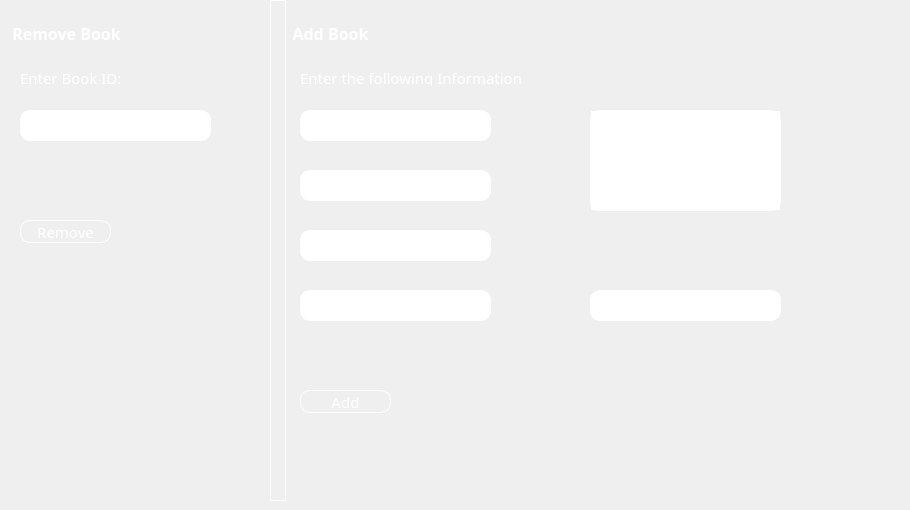
              <widget class="QWidget" name="tab_7">
               <attribute name="title">
                <string>Manage Books</string>
               </attribute>
               <widget class="QGroupBox" name="groupBox_20">
                <property name="geometry">
                 <rect>
                  <x>10</x>
                  <y>20</y>
                  <width>251</width>
                  <height>481</height>
                 </rect>
                </property>
                <property name="font">
                 <font>
                  <family>century gothic</family>
                  <pointsize>12</pointsize>
                  <weight>75</weight>
                  <bold>true</bold>
                 </font>
                </property>
                <property name="styleSheet">
                 <string notr="true">*{
color: rgb(255, 255, 255);
border: none;
background: rgba(0,0,0,.5);
font-family:century gothic;
fontsize:24px;
}

QLabel
{
	color:white;
	background: transparent;
}
</string>
                </property>
                <property name="title">
                 <string>Remove Book</string>
                </property>
                <property name="alignment">
                 <set>Qt::AlignLeading|Qt::AlignLeft|Qt::AlignTop</set>
                </property>
                <widget class="QLineEdit" name="first_13">
                 <property name="enabled">
                  <bool>true</bool>
                 </property>
                 <property name="geometry">
                  <rect>
                   <x>10</x>
                   <y>90</y>
                   <width>191</width>
                   <height>31</height>
                  </rect>
                 </property>
                 <property name="font">
                  <font>
                   <family>century gothic</family>
                   <pointsize>11</pointsize>
                  </font>
                 </property>
                 <property name="styleSheet">
                  <string notr="true">color: rgb(255, 255, 255);
border:1px solid  rgb(255, 255, 255);
border-radius: 10px;</string>
                 </property>
                 <property name="text">
                  <string/>
                 </property>
                 <property name="placeholderText">
                  <string>1234567</string>
                 </property>
                </widget>
                <widget class="QLabel" name="label_59">
                 <property name="geometry">
                  <rect>
                   <x>10</x>
                   <y>50</y>
                   <width>111</width>
                   <height>16</height>
                  </rect>
                 </property>
                 <property name="font">
                  <font>
                   <family>century gothic</family>
                   <pointsize>11</pointsize>
                  </font>
                 </property>
                 <property name="text">
                  <string>Enter Book ID:</string>
                 </property>
                </widget>
                <widget class="QPushButton" name="btn_Checkin_3">
                 <property name="geometry">
                  <rect>
                   <x>10</x>
                   <y>200</y>
                   <width>91</width>
                   <height>23</height>
                  </rect>
                 </property>
                 <property name="font">
                  <font>
                   <family>century gothic</family>
                   <pointsize>11</pointsize>
                  </font>
                 </property>
                 <property name="styleSheet">
                  <string notr="true">QPushButton
{
	background: transparent;
	border-radius: 10px;
	color: rgb(255, 255, 255);
	border: 1px solid rgb(255, 255, 255)
}

QPushButton:hover
{
	background-color: rgb(0, 170, 255);
}</string>
                 </property>
                 <property name="text">
                  <string>Remove</string>
                 </property>
                </widget>
                <widget class="QLabel" name="label_34">
                 <property name="geometry">
                  <rect>
                   <x>10</x>
                   <y>140</y>
                   <width>221</width>
                   <height>16</height>
                  </rect>
                 </property>
                 <property name="font">
                  <font>
                   <family>century gothic</family>
                   <pointsize>11</pointsize>
                  </font>
                 </property>
                 <property name="text">
                  <string/>
                 </property>
                </widget>
               </widget>
               <widget class="Line" name="line_8">
                <property name="geometry">
                 <rect>
                  <x>270</x>
                  <y>0</y>
                  <width>16</width>
                  <height>501</height>
                 </rect>
                </property>
                <property name="styleSheet">
                 <string notr="true">border: 1px solid white;</string>
                </property>
                <property name="orientation">
                 <enum>Qt::Vertical</enum>
                </property>
               </widget>
               <widget class="QGroupBox" name="groupBox_21">
                <property name="geometry">
                 <rect>
                  <x>290</x>
                  <y>20</y>
                  <width>611</width>
                  <height>481</height>
                 </rect>
                </property>
                <property name="font">
                 <font>
                  <family>century gothic</family>
                  <pointsize>12</pointsize>
                  <weight>75</weight>
                  <bold>true</bold>
                 </font>
                </property>
                <property name="styleSheet">
                 <string notr="true">*{
color: rgb(255, 255, 255);
border: none;
background: rgba(0,0,0,.5);
font-family:century gothic;
fontsize:24px;
}

QLabel
{
	color:white;
	background: transparent;
}
</string>
                </property>
                <property name="title">
                 <string>Add Book</string>
                </property>
                <property name="alignment">
                 <set>Qt::AlignLeading|Qt::AlignLeft|Qt::AlignTop</set>
                </property>
                <widget class="QLabel" name="label_60">
                 <property name="geometry">
                  <rect>
                   <x>10</x>
                   <y>50</y>
                   <width>421</width>
                   <height>16</height>
                  </rect>
                 </property>
                 <property name="font">
                  <font>
                   <family>century gothic</family>
                   <pointsize>11</pointsize>
                  </font>
                 </property>
                 <property name="text">
                  <string>Enter the following Information</string>
                 </property>
                </widget>
                <widget class="QPushButton" name="btn_Checkin_4">
                 <property name="geometry">
                  <rect>
                   <x>10</x>
                   <y>370</y>
                   <width>91</width>
                   <height>23</height>
                  </rect>
                 </property>
                 <property name="font">
                  <font>
                   <family>century gothic</family>
                   <pointsize>11</pointsize>
                  </font>
                 </property>
                 <property name="styleSheet">
                  <string notr="true">QPushButton
{
	background: transparent;
	border-radius: 10px;
	color: rgb(255, 255, 255);
	border: 1px solid rgb(255, 255, 255)
}

QPushButton:hover
{
	background-color: rgb(0, 170, 255);
}</string>
                 </property>
                 <property name="text">
                  <string>Add</string>
                 </property>
                </widget>
                <widget class="QLabel" name="label_37">
                 <property name="geometry">
                  <rect>
                   <x>10</x>
                   <y>320</y>
                   <width>531</width>
                   <height>16</height>
                  </rect>
                 </property>
                 <property name="font">
                  <font>
                   <family>century gothic</family>
                   <pointsize>11</pointsize>
                  </font>
                 </property>
                 <property name="text">
                  <string/>
                 </property>
                </widget>
                <widget class="QLineEdit" name="book_ID">
                 <property name="enabled">
                  <bool>true</bool>
                 </property>
                 <property name="geometry">
                  <rect>
                   <x>10</x>
                   <y>150</y>
                   <width>191</width>
                   <height>31</height>
                  </rect>
                 </property>
                 <property name="font">
                  <font>
                   <family>century gothic</family>
                   <pointsize>11</pointsize>
                  </font>
                 </property>
                 <property name="styleSheet">
                  <string notr="true">color: rgb(255, 255, 255);
border:1px solid  rgb(255, 255, 255);
border-radius: 10px;</string>
                 </property>
                 <property name="text">
                  <string/>
                 </property>
                 <property name="placeholderText">
                  <string>Book ID</string>
                 </property>
                </widget>
                <widget class="QLineEdit" name="book_Subject">
                 <property name="enabled">
                  <bool>true</bool>
                 </property>
                 <property name="geometry">
                  <rect>
                   <x>10</x>
                   <y>270</y>
                   <width>191</width>
                   <height>31</height>
                  </rect>
                 </property>
                 <property name="font">
                  <font>
                   <family>century gothic</family>
                   <pointsize>11</pointsize>
                  </font>
                 </property>
                 <property name="styleSheet">
                  <string notr="true">color: rgb(255, 255, 255);
border:1px solid  rgb(255, 255, 255);
border-radius: 10px;</string>
                 </property>
                 <property name="text">
                  <string/>
                 </property>
                 <property name="placeholderText">
                  <string>Subject</string>
                 </property>
                </widget>
                <widget class="QLineEdit" name="book_Author">
                 <property name="enabled">
                  <bool>true</bool>
                 </property>
                 <property name="geometry">
                  <rect>
                   <x>10</x>
                   <y>210</y>
                   <width>191</width>
                   <height>31</height>
                  </rect>
                 </property>
                 <property name="font">
                  <font>
                   <family>century gothic</family>
                   <pointsize>11</pointsize>
                  </font>
                 </property>
                 <property name="styleSheet">
                  <string notr="true">color: rgb(255, 255, 255);
border:1px solid  rgb(255, 255, 255);
border-radius: 10px;</string>
                 </property>
                 <property name="text">
                  <string/>
                 </property>
                 <property name="placeholderText">
                  <string>Author</string>
                 </property>
                </widget>
                <widget class="QLineEdit" name="book_Title">
                 <property name="enabled">
                  <bool>true</bool>
                 </property>
                 <property name="geometry">
                  <rect>
                   <x>10</x>
                   <y>90</y>
                   <width>191</width>
                   <height>31</height>
                  </rect>
                 </property>
                 <property name="font">
                  <font>
                   <family>century gothic</family>
                   <pointsize>11</pointsize>
                  </font>
                 </property>
                 <property name="styleSheet">
                  <string notr="true">color: rgb(255, 255, 255);
border:1px solid  rgb(255, 255, 255);
border-radius: 10px;</string>
                 </property>
                 <property name="text">
                  <string/>
                 </property>
                 <property name="placeholderText">
                  <string>Book Title</string>
                 </property>
                </widget>
                <widget class="QLineEdit" name="book_Price">
                 <property name="enabled">
                  <bool>true</bool>
                 </property>
                 <property name="geometry">
                  <rect>
                   <x>300</x>
                   <y>270</y>
                   <width>191</width>
                   <height>31</height>
                  </rect>
                 </property>
                 <property name="font">
                  <font>
                   <family>century gothic</family>
                   <pointsize>11</pointsize>
                  </font>
                 </property>
                 <property name="styleSheet">
                  <string notr="true">color: rgb(255, 255, 255);
border:1px solid  rgb(255, 255, 255);
border-radius: 10px;</string>
                 </property>
                 <property name="text">
                  <string/>
                 </property>
                 <property name="placeholderText">
                  <string>Book Price</string>
                 </property>
                </widget>
                <widget class="QTextEdit" name="book_Description">
                 <property name="geometry">
                  <rect>
                   <x>300</x>
                   <y>90</y>
                   <width>191</width>
                   <height>101</height>
                  </rect>
                 </property>
                 <property name="styleSheet">
                  <string notr="true">color: rgb(255, 255, 255);
border:1px solid  rgb(255, 255, 255);
border-radius: 10px;</string>
                 </property>
                </widget>
               </widget>
              </widget>
